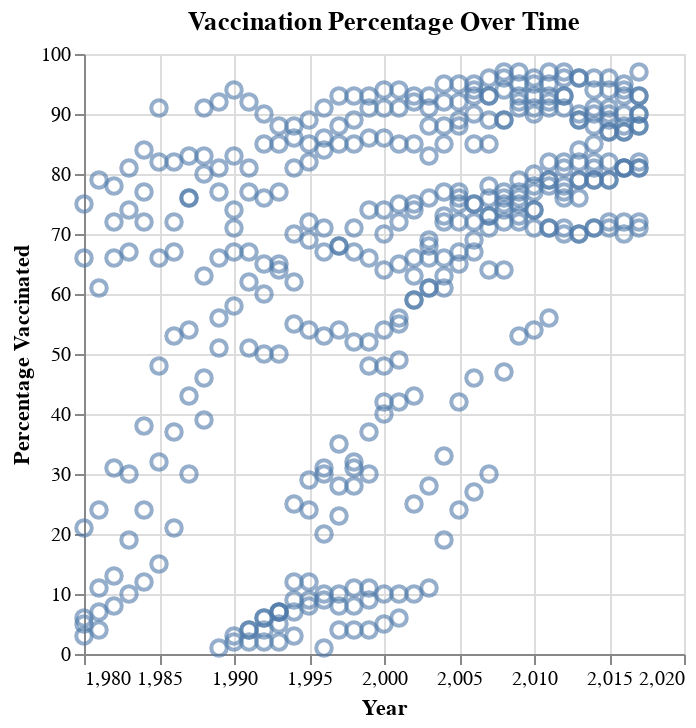

The notebook cell this image was saved under:
### Code cell
"""
Task 2: Create a scatter plot
"""
scatter_plot = alt.Chart(world_vaccination).mark_point(size=60, opacity=0.6).encode(
    x=alt.X('yr:Q', title='Year', scale=alt.Scale(zero=False)),  
    y=alt.Y('pct_vaccinated:Q', title='Percentage Vaccinated'),
    tooltip=['who_region', 'yr', 'pct_vaccinated', 'vaccine']
).properties(
    title='Vaccination Percentage Over Time'
)

scatter_plot

### Figure 1 — Vega-Lite specification as saved in the notebook (floating-point values rounded to 4 significant figures; data arrays with more than 128 entries replaced by an {"elided": "..."} marker saying what was removed)
{"config": {"view": {"continuousWidth": 300, "continuousHeight": 300}}, "data": {"name": "data-7a55e572408cc36cdca53be021260944"}, "mark": {"type": "point", "opacity": 0.6, "size": 60}, "encoding": {"tooltip": [{"field": "who_region", "type": "nominal"}, {"field": "yr", "type": "quantitative"}, {"field": "pct_vaccinated", "type": "quantitative"}, {"field": "vaccine", "type": "nominal"}], "x": {"field": "yr", "scale": {"zero": false}, "title": "Year", "type": "quantitative"}, "y": {"field": "pct_vaccinated", "title": "Percentage Vaccinated", "type": "quantitative"}}, "title": "Vaccination Percentage Over Time", "$schema": "https://vega.github.io/schema/vega-lite/v5.20.1.json", "datasets": {"data-7a55e572408cc36cdca53be021260944": {"elided": "402 records"}}}
